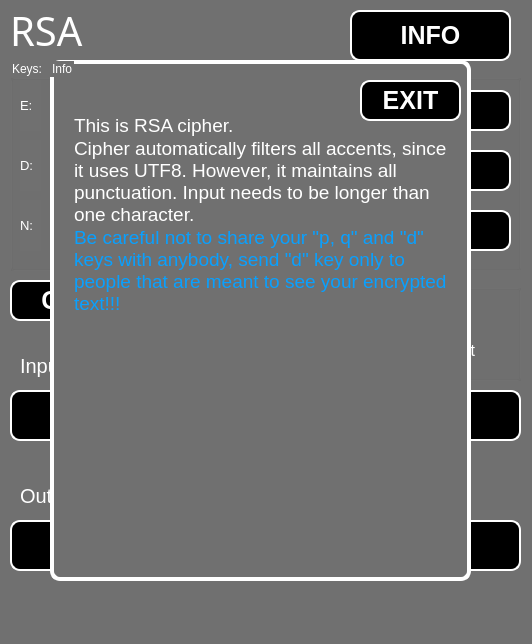
<?xml version="1.0" encoding="UTF-8"?>
<ui version="4.0">
 <class>MainWindow</class>
 <widget class="QMainWindow" name="MainWindow">
  <property name="geometry">
   <rect>
    <x>0</x>
    <y>0</y>
    <width>532</width>
    <height>644</height>
   </rect>
  </property>
  <property name="windowTitle">
   <string>MainWindow</string>
  </property>
  <property name="styleSheet">
   <string notr="true">background-color: rgb(112, 112, 112);
</string>
  </property>
  <widget class="QWidget" name="centralwidget">
   <widget class="QLabel" name="label">
    <property name="geometry">
     <rect>
      <x>10</x>
      <y>-10</y>
      <width>131</width>
      <height>81</height>
     </rect>
    </property>
    <property name="font">
     <font>
      <family>OCR A Extended</family>
      <pointsize>30</pointsize>
     </font>
    </property>
    <property name="styleSheet">
     <string notr="true">color: rgb(255, 255, 255);</string>
    </property>
    <property name="text">
     <string>RSA</string>
    </property>
   </widget>
   <widget class="QGroupBox" name="groupBox">
    <property name="geometry">
     <rect>
      <x>10</x>
      <y>60</y>
      <width>511</width>
      <height>211</height>
     </rect>
    </property>
    <property name="styleSheet">
     <string notr="true">color: rgb(255, 255, 255);</string>
    </property>
    <property name="title">
     <string>Keys:</string>
    </property>
    <widget class="QLabel" name="label_3">
     <property name="geometry">
      <rect>
       <x>10</x>
       <y>20</y>
       <width>21</width>
       <height>51</height>
      </rect>
     </property>
     <property name="font">
      <font>
       <pointsize>10</pointsize>
      </font>
     </property>
     <property name="text">
      <string>E:</string>
     </property>
    </widget>
    <widget class="QLabel" name="label_4">
     <property name="geometry">
      <rect>
       <x>10</x>
       <y>80</y>
       <width>21</width>
       <height>51</height>
      </rect>
     </property>
     <property name="font">
      <font>
       <pointsize>10</pointsize>
      </font>
     </property>
     <property name="text">
      <string>D:</string>
     </property>
    </widget>
    <widget class="QLabel" name="label_5">
     <property name="geometry">
      <rect>
       <x>10</x>
       <y>140</y>
       <width>21</width>
       <height>51</height>
      </rect>
     </property>
     <property name="font">
      <font>
       <pointsize>10</pointsize>
      </font>
     </property>
     <property name="text">
      <string>N:</string>
     </property>
    </widget>
    <widget class="QTextEdit" name="e_box">
     <property name="geometry">
      <rect>
       <x>40</x>
       <y>30</y>
       <width>461</width>
       <height>41</height>
      </rect>
     </property>
     <property name="font">
      <font>
       <family>MS Shell Dlg 2</family>
       <pointsize>10</pointsize>
      </font>
     </property>
     <property name="styleSheet">
      <string notr="true">color: rgb(255, 255, 255);
background-color: rgb(0, 0, 0);
border-color: rgb(255, 255, 255);
border-style:outset;
border-width:2px;
border-radius:10px;
border-color:white;</string>
     </property>
    </widget>
    <widget class="QTextEdit" name="d_box">
     <property name="geometry">
      <rect>
       <x>40</x>
       <y>90</y>
       <width>461</width>
       <height>41</height>
      </rect>
     </property>
     <property name="font">
      <font>
       <pointsize>10</pointsize>
      </font>
     </property>
     <property name="styleSheet">
      <string notr="true">color: rgb(255, 255, 255);
background-color: rgb(0, 0, 0);
border-color: rgb(255, 255, 255);
border-style:outset;
border-width:2px;
border-radius:10px;
border-color:white;</string>
     </property>
    </widget>
    <widget class="QTextEdit" name="n_box">
     <property name="geometry">
      <rect>
       <x>40</x>
       <y>150</y>
       <width>461</width>
       <height>41</height>
      </rect>
     </property>
     <property name="font">
      <font>
       <pointsize>10</pointsize>
      </font>
     </property>
     <property name="styleSheet">
      <string notr="true">color: rgb(255, 255, 255);
background-color: rgb(0, 0, 0);
border-color: rgb(255, 255, 255);
border-style:outset;
border-width:2px;
border-radius:10px;
border-color:white;</string>
     </property>
    </widget>
   </widget>
   <widget class="QPushButton" name="generate_button">
    <property name="geometry">
     <rect>
      <x>10</x>
      <y>280</y>
      <width>171</width>
      <height>41</height>
     </rect>
    </property>
    <property name="font">
     <font>
      <pointsize>-1</pointsize>
      <weight>75</weight>
      <italic>false</italic>
      <bold>true</bold>
     </font>
    </property>
    <property name="styleSheet">
     <string notr="true">background-color:black;
color:white;
border-style:outset;
border-width:2px;
border-radius:10px;
border-color:white;
font:bold 25px;
padding: 8px;</string>
    </property>
    <property name="text">
     <string>Generate</string>
    </property>
   </widget>
   <widget class="QTextEdit" name="input_box">
    <property name="geometry">
     <rect>
      <x>10</x>
      <y>390</y>
      <width>511</width>
      <height>51</height>
     </rect>
    </property>
    <property name="styleSheet">
     <string notr="true">color: rgb(255, 255, 255);
background-color: rgb(0, 0, 0);
border-color: rgb(255, 255, 255);
border-style:outset;
border-width:2px;
border-radius:10px;
border-color:white;</string>
    </property>
   </widget>
   <widget class="QTextEdit" name="output_box">
    <property name="geometry">
     <rect>
      <x>10</x>
      <y>520</y>
      <width>511</width>
      <height>51</height>
     </rect>
    </property>
    <property name="styleSheet">
     <string notr="true">color: rgb(255, 255, 255);
background-color: rgb(0, 0, 0);
border-color: rgb(255, 255, 255);
border-style:outset;
border-width:2px;
border-radius:10px;
border-color:white;</string>
    </property>
   </widget>
   <widget class="QLabel" name="label_6">
    <property name="geometry">
     <rect>
      <x>20</x>
      <y>340</y>
      <width>161</width>
      <height>51</height>
     </rect>
    </property>
    <property name="font">
     <font>
      <pointsize>15</pointsize>
     </font>
    </property>
    <property name="styleSheet">
     <string notr="true">color: rgb(255, 255, 255);
background-color: rgba(255, 255, 255, 0);</string>
    </property>
    <property name="text">
     <string>Input:</string>
    </property>
   </widget>
   <widget class="QLabel" name="label_7">
    <property name="geometry">
     <rect>
      <x>20</x>
      <y>470</y>
      <width>161</width>
      <height>51</height>
     </rect>
    </property>
    <property name="font">
     <font>
      <pointsize>15</pointsize>
     </font>
    </property>
    <property name="styleSheet">
     <string notr="true">color: rgb(255, 255, 255);
background-color: rgba(255, 255, 255, 0);</string>
    </property>
    <property name="text">
     <string>Output:</string>
    </property>
   </widget>
   <widget class="QGroupBox" name="groupBox_2">
    <property name="geometry">
     <rect>
      <x>280</x>
      <y>270</y>
      <width>241</width>
      <height>111</height>
     </rect>
    </property>
    <property name="styleSheet">
     <string notr="true">color: rgb(255, 255, 255);</string>
    </property>
    <property name="title">
     <string>Mode</string>
    </property>
    <widget class="QRadioButton" name="encrypt_check">
     <property name="geometry">
      <rect>
       <x>50</x>
       <y>40</y>
       <width>21</width>
       <height>21</height>
      </rect>
     </property>
     <property name="text">
      <string/>
     </property>
     <property name="checked">
      <bool>true</bool>
     </property>
    </widget>
    <widget class="QRadioButton" name="decrypt_check">
     <property name="geometry">
      <rect>
       <x>170</x>
       <y>40</y>
       <width>21</width>
       <height>21</height>
      </rect>
     </property>
     <property name="text">
      <string/>
     </property>
    </widget>
    <widget class="QLabel" name="label_8">
     <property name="geometry">
      <rect>
       <x>20</x>
       <y>60</y>
       <width>81</width>
       <height>41</height>
      </rect>
     </property>
     <property name="font">
      <font>
       <pointsize>12</pointsize>
      </font>
     </property>
     <property name="styleSheet">
      <string notr="true">color: rgb(255, 255, 255);
background-color: rgba(255, 255, 255, 0);</string>
     </property>
     <property name="text">
      <string>Encrypt</string>
     </property>
    </widget>
    <widget class="QLabel" name="label_9">
     <property name="geometry">
      <rect>
       <x>140</x>
       <y>60</y>
       <width>91</width>
       <height>41</height>
      </rect>
     </property>
     <property name="font">
      <font>
       <pointsize>12</pointsize>
      </font>
     </property>
     <property name="styleSheet">
      <string notr="true">color: rgb(255, 255, 255);
background-color: rgba(255, 255, 255, 0);</string>
     </property>
     <property name="text">
      <string>Decrypt</string>
     </property>
    </widget>
    <widget class="QGroupBox" name="groupBox_3">
     <property name="geometry">
      <rect>
       <x>110</x>
       <y>10</y>
       <width>16</width>
       <height>101</height>
      </rect>
     </property>
     <property name="title">
      <string/>
     </property>
    </widget>
   </widget>
   <widget class="QPushButton" name="enter_button">
    <property name="geometry">
     <rect>
      <x>190</x>
      <y>450</y>
      <width>181</width>
      <height>61</height>
     </rect>
    </property>
    <property name="font">
     <font>
      <pointsize>-1</pointsize>
      <weight>75</weight>
      <italic>false</italic>
      <bold>true</bold>
     </font>
    </property>
    <property name="styleSheet">
     <string notr="true">background-color:black;
color:white;
border-style:outset;
border-width:2px;
border-radius:10px;
border-color:white;
font:bold 25px;
padding: 8px;</string>
    </property>
    <property name="text">
     <string>Enter</string>
    </property>
   </widget>
   <widget class="QPushButton" name="enter_button_2">
    <property name="geometry">
     <rect>
      <x>350</x>
      <y>10</y>
      <width>161</width>
      <height>51</height>
     </rect>
    </property>
    <property name="font">
     <font>
      <pointsize>-1</pointsize>
      <weight>75</weight>
      <italic>false</italic>
      <bold>true</bold>
     </font>
    </property>
    <property name="styleSheet">
     <string notr="true">background-color:black;
color:white;
border-style:outset;
border-width:2px;
border-radius:10px;
border-color:white;
font:bold 25px;
padding: 8px;</string>
    </property>
    <property name="text">
     <string>INFO</string>
    </property>
   </widget>
   <widget class="QGroupBox" name="groupBox_4">
    <property name="geometry">
     <rect>
      <x>50</x>
      <y>60</y>
      <width>421</width>
      <height>521</height>
     </rect>
    </property>
    <property name="styleSheet">
     <string notr="true">color: rgb(255, 255, 255);
border-style:outset;
border-width:4px;
border-radius:10px;
border-color:white</string>
    </property>
    <property name="title">
     <string>Info</string>
    </property>
    <widget class="QPushButton" name="enter_button_3">
     <property name="geometry">
      <rect>
       <x>310</x>
       <y>20</y>
       <width>101</width>
       <height>41</height>
      </rect>
     </property>
     <property name="font">
      <font>
       <pointsize>-1</pointsize>
       <weight>75</weight>
       <italic>false</italic>
       <bold>true</bold>
      </font>
     </property>
     <property name="styleSheet">
      <string notr="true">background-color:black;
color:white;
border-style:outset;
border-width:2px;
border-radius:10px;
border-color:white;
font:bold 25px;
padding: 8px;</string>
     </property>
     <property name="text">
      <string>EXIT</string>
     </property>
    </widget>
    <widget class="QTextEdit" name="textEdit">
     <property name="geometry">
      <rect>
       <x>16</x>
       <y>46</y>
       <width>391</width>
       <height>461</height>
      </rect>
     </property>
     <property name="styleSheet">
      <string notr="true">border-color: rgba(255, 255, 255, 0);
background-color: rgba(255, 255, 255, 0);</string>
     </property>
     <property name="html">
      <string>&lt;!DOCTYPE HTML PUBLIC &quot;-//W3C//DTD HTML 4.0//EN&quot; &quot;http://www.w3.org/TR/REC-html40/strict.dtd&quot;&gt;
&lt;html&gt;&lt;head&gt;&lt;meta name=&quot;qrichtext&quot; content=&quot;1&quot; /&gt;&lt;style type=&quot;text/css&quot;&gt;
p, li { white-space: pre-wrap; }
&lt;/style&gt;&lt;/head&gt;&lt;body style=&quot; font-family:'MS Shell Dlg 2'; font-size:8pt; font-weight:400; font-style:normal;&quot;&gt;
&lt;p style=&quot; margin-top:0px; margin-bottom:0px; margin-left:0px; margin-right:0px; -qt-block-indent:0; text-indent:0px;&quot;&gt;&lt;span style=&quot; font-size:14pt;&quot;&gt;This is RSA cipher.&lt;/span&gt;&lt;/p&gt;
&lt;p style=&quot; margin-top:0px; margin-bottom:0px; margin-left:0px; margin-right:0px; -qt-block-indent:0; text-indent:0px;&quot;&gt;&lt;span style=&quot; font-size:14pt;&quot;&gt;Cipher automatically filters all accents, since it uses UTF8. However, it maintains all punctuation. Input needs to be longer than one character.&lt;/span&gt;&lt;/p&gt;
&lt;p style=&quot; margin-top:0px; margin-bottom:0px; margin-left:0px; margin-right:0px; -qt-block-indent:0; text-indent:0px;&quot;&gt;&lt;span style=&quot; font-size:14pt; color:#08a0ff;&quot;&gt;Be careful not to share your &amp;quot;p, q&amp;quot; and &amp;quot;d&amp;quot; keys with anybody, send &amp;quot;d&amp;quot; key only to people that are meant to see your encrypted text!!!&lt;/span&gt;&lt;/p&gt;&lt;/body&gt;&lt;/html&gt;</string>
     </property>
    </widget>
   </widget>
  </widget>
  <widget class="QMenuBar" name="menubar">
   <property name="geometry">
    <rect>
     <x>0</x>
     <y>0</y>
     <width>532</width>
     <height>31</height>
    </rect>
   </property>
  </widget>
  <widget class="QStatusBar" name="statusbar"/>
 </widget>
 <resources/>
 <connections/>
</ui>
